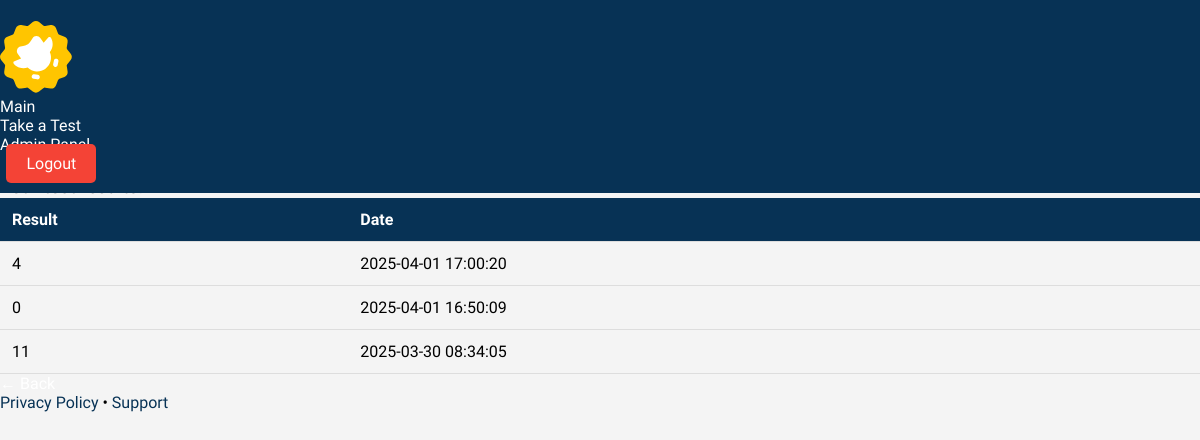
The page /profile (signed in) on the database as committed earlier.
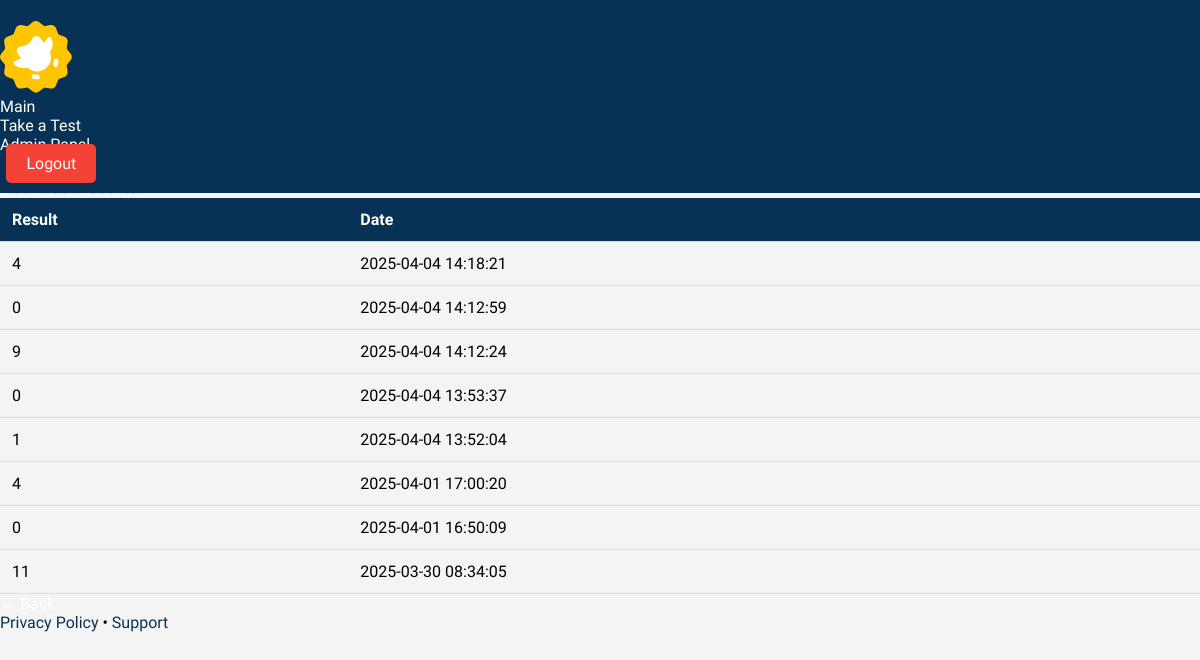
The same page on the database as committed later.
### tables this page shows
CREATE TABLE results (
    id INTEGER PRIMARY KEY AUTOINCREMENT,
    user_id INTEGER NOT NULL,
    ball INTEGER NOT NULL,
    test_date TEXT NOT NULL,
    FOREIGN KEY (user_id) REFERENCES users(id)
);

### app.py (the view)
@app.route("/profile")
def profile():
    if "user_id" not in session:
        return redirect(url_for("login"))
    user_id = session["user_id"]
    conn = conn_databaza()
    cursor = conn.cursor()
    cursor.execute("SELECT * FROM results WHERE user_id = ? ORDER BY test_date DESC", (user_id,))
    results = cursor.fetchall()
    conn.close()
    return render_template("profile.html", results=results, first_name=session["first_name"], last_name=session["last_name"])

### app.py (called while the page is built)
def conn_databaza():
    conn = sqlite3.connect("users.db")
    conn.row_factory = sqlite3.Row
    return conn

### templates/profile.html (shortened to what this page needs)
<!DOCTYPE html>
<html lang="en">
<head>
    <link rel="stylesheet" href="https://cdn.jsdelivr.net/npm/@picocss/pico@1/css/pico.min.css">
    <link rel="stylesheet" href="/static/profile.css">
</head>
<body>
    <div class="header-wrapper">
        <nav class="container">
            <ul>
                <div class="logo1">
                    <img src="/static/images/duo.svg" alt="">
                </div>
            </ul>
            <ul>
                <li><a href="/">Main</a></li>
                <li><a href="/test-cover">Take a Test</a></li>
                <li><a href="/admin">Admin Panel</a></li>
                <li><a  class="logout-btn" href="/logout">Logout</a></li>
            </ul>
        </nav>
    </div>
    <main class="container">
        <section>
            <hgroup>
                <h2>User information</h2>
                <h3>Your profile information</h3>
            </hgroup>
            <p>Name: {{ first_name }}</p>
            <p>Surname: {{ last_name }}</p>
            <h3>Your test results:</h3>
            <table>
                <thead>
                    <tr>
                        <th>Result</th>
                        <th>Date</th>
                    </tr>
                </thead>
                <tbody>
                    {% for result in results %}
                    <tr>
                        <td>{{ result["ball"] }}</td>
                        <td>{{ result["test_date"] }}</td>
                    </tr>
                    {% endfor %}
                </tbody>
            </table>
            <a href="/" role="button">← Back</a>
        </section>
    </main>
    <footer class="container">
        <a href="#">Privacy Policy</a> • <a href="#">Support</a>
    </footer>
</body>
</html>

Rows that differ between the two databases and show on the page:
added results: ball "4", test_date "2025-04-04 14:18:21"
added results: ball "0", test_date "2025-04-04 14:12:59"
added results: ball "9", test_date "2025-04-04 14:12:24"
added results: ball "0", test_date "2025-04-04 13:53:37"
added results: ball "1", test_date "2025-04-04 13:52:04"
